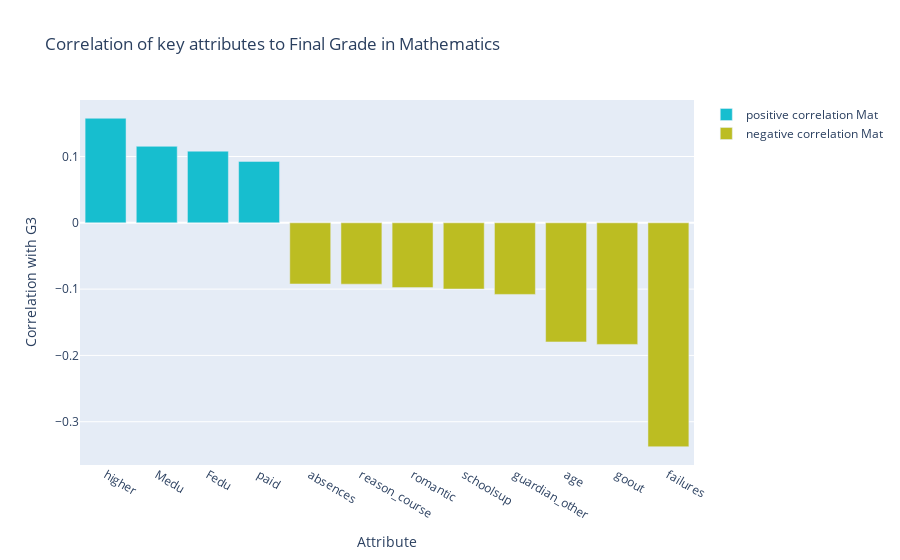

The notebook cell this image was saved under:
### Code cell
#CAPIRE SE ALCUNE CATEGORIE BINARIE VANNO CODIFICATE COME 1/0 OPPURE COME DUMMY

#cleanup_nums = {"yes": 1, "no": 0}
cleanup_nums = {"yes": 1, "no": 0, "F": 1, "M": 0, "GP": 1, "MS": 0, "R": 1, "U" : 0, "GT3": 1, "LE3" :0, "A":1, "T":0}

mdata.replace(cleanup_nums, inplace=True)

#dataMatExt= pd.get_dummies(dataMat, columns=["school", "sex", "address", "famsize", "Pstatus", "Mjob", "Fjob", "reason", "guardian"])
#dataPorExt= pd.get_dummies(dataPor, columns=["school", "sex", "address", "famsize", "Pstatus", "Mjob", "Fjob", "reason", "guardian"])

dataMatExt= pd.get_dummies(mdata, columns=[ "Mjob", "Fjob", "reason", "guardian"])

#print(dataMatExt.columns)

#G1, G2, e G3 li faccio diventare binari così da semplificare e capire meglio quali attributi siano collegati a una promozione o bocciatura
def gradesToBinary(x):
  if(x>9):
    return 1
  else:
    return 0

fiveLevel = ['0-9', '10-11', '12-13', '14-15', '16-20']

def gradesTo5L(x):
    if(x<10):
        return 0
    elif (x==10 or x==11):
        return 1
    elif (x==12 or x==13):
        return 2
    elif (x==14 or x==15):
        return 3
    else:
        return 4
    

dataMat20L = dataMatExt.copy()

dataMat5L = dataMatExt.copy()

dataMat5L['G3'] = dataMat5L['G3'].map(gradesTo5L)
dataMat5L['G2'] = dataMat5L['G2'].map(gradesTo5L)
dataMat5L['G1'] = dataMat5L['G1'].map(gradesTo5L)

dataMatExt['G1'] = dataMatExt['G1'].map(gradesToBinary)
dataMatExt['G2'] = dataMatExt['G2'].map(gradesToBinary)
dataMatExt['G3'] = dataMatExt['G3'].map(gradesToBinary)


#calculate correlation matrix
cor1 =dataMatExt.corr()


def get_redundant_pairs(df):
    '''Get diagonal and lower triangular pairs of correlation matrix'''
    pairs_to_drop = set()
    cols = df.columns
    for i in range(0, df.shape[1]):
        for j in range(0, i+1):
            pairs_to_drop.add((cols[i], cols[j]))
    return pairs_to_drop


#take the lower trinagular pairs
correlationCouple = cor1.unstack().drop(labels=get_redundant_pairs(cor1))

#Stampa le coppie maggiormente correlate
#cc = correlationCouple.sort_values(ascending=False)
#print(cc)

#for x,y in zip(cc.index, cc):
#    print(x,y)

#take only the value associated with G3
correlationCoupleG3 = correlationCouple.xs('G3', level=0, drop_level=False).append(correlationCouple.xs('G3', level=1, drop_level=False)).sort_values(ascending=False)
 

def top_correlated(data, s):
    i = 0
    topIndex =  []
    topValue = []
    if(s=="M"):
        value = 0.09
    else:
        value = 0.1
    
    for x in data:
        if(x>value or x< -value):
          #print(x)
          tmp1 =x
          tmp2 = data.index[i]
          topIndex.append(tmp2)
          topValue.append(tmp1)
        i = i +1

    top = dict(zip(topValue, topIndex))
    return top
   

#topCorrelated = correlationCoupleG3.iloc[:5].append(correlationCoupleG3.iloc[correlationCoupleG3.size-5:])

#Coppie con correlazione > |0.09|
topCorrelated = top_correlated(correlationCoupleG3, "M")

topValuePos= []
topValueNeg= []
topIndexPos=[]
topIndexNeg = []

for x, y in topCorrelated.items():
  if(x>0):
    topValuePos.append(x)
    if(y[0]=='G3'):
      topIndexPos.append(y[1])
    else:
      topIndexPos.append(y[0])
  else:
    topValueNeg.append(x) 
    if(y[0]=='G3'):
      topIndexNeg.append(y[1])
    else:
      topIndexNeg.append(y[0])
    
#Non rappresentiamo G1 e G2 perchè la loro correlazione è evidente e non permettono una buona rappresentazione degli altri elementi


fig = go.Figure()

fig.add_trace(go.Bar(x=topIndexPos[2:], y=topValuePos[2:],
                base=0,
                marker_color=colors[9],
                name='positive correlation Mat',
                hoverinfo='text',
                hovertext = [(x,y) for (x,y) in zip(topIndexPos[2:], topValuePos[2:])]
                ))

fig.add_trace(go.Bar(x=topIndexNeg, y=[abs(ele) for ele in topValueNeg],
                base=topValueNeg,
                marker_color= colors[8],
                name='negative correlation Mat',
                hoverinfo='text',
                hovertext =[(x,y) for (x,y) in zip(topIndexNeg, topValueNeg)]))


#fig.data[2].visible = False
#fig.data[3].visible = False

stepsG3 = []
labels = ['Mathematic', 'Mathematic']
for i in range(len(fig.data)):
    if(i==0 or i==2):
        step = dict(
        method="restyle",
        args=["visible", [False] * len(fig.data)],
        label = labels[i]
        )
        step["args"][1][i] = True  # Toggle i'th trace to "visible"
        step["args"][1][i+1] = True  # Toggle i'th trace to "visible"
        stepsG3.append(step)
    

sliders = [dict(
    active=0,
    currentvalue={"prefix": "Subject:   "},
    pad={"t": 70},
    steps=stepsG3
)]

fig.update_layout(
    sliders=sliders,
    barmode='group',
    title='Correlation of key attributes to Final Grade in Mathematics',
    xaxis_title="Attribute",
    yaxis_title="Correlation with G3"
)

fig.show()

### Figure 1 — Plotly figure (JSON) as saved in the notebook; plotly's stock layout.template omitted (floating-point values rounded to 4 significant figures)
{"data": [{"base": 0, "hoverinfo": "text", "hovertext": ["('higher', 0.15770763492363832)", "('Medu', 0.11539617179051481)", "('Fedu', 0.10805700850956017)", "('paid', 0.09266545996374559)"], "marker": {"color": "rgb(23, 190, 207)"}, "name": "positive correlation Mat", "type": "bar", "x": ["higher", "Medu", "Fedu", "paid"], "y": [0.1577, 0.1154, 0.1081, 0.09267]}, {"base": [-0.09224, -0.09253, -0.09774, -0.09986, -0.108, -0.1796, -0.1834, -0.3377], "hoverinfo": "text", "hovertext": ["('absences', -0.09224367359659309)", "('reason_course', -0.0925335308502547)", "('romantic', -0.0977366045727691)", "('schoolsup', -0.09986023276080284)", "('guardian_other', -0.1079768954163068)", "('age', -0.17964488578240706)", "('goout', -0.18339868866900058)", "('failures', -0.33773129596942697)"], "marker": {"color": "rgb(188, 189, 34)"}, "name": "negative correlation Mat", "type": "bar", "x": ["absences", "reason_course", "romantic", "schoolsup", "guardian_other", "age", "goout", "failures"], "y": [0.09224, 0.09253, 0.09774, 0.09986, 0.108, 0.1796, 0.1834, 0.3377]}], "layout": {"barmode": "group", "sliders": [{"active": 0, "currentvalue": {"prefix": "Subject:   "}, "pad": {"t": 70}, "steps": [{"args": ["visible", [true, true]], "label": "Mathematic", "method": "restyle"}]}], "title": {"text": "Correlation of key attributes to Final Grade in Mathematics"}, "xaxis": {"title": {"text": "Attribute"}}, "yaxis": {"title": {"text": "Correlation with G3"}}}}
